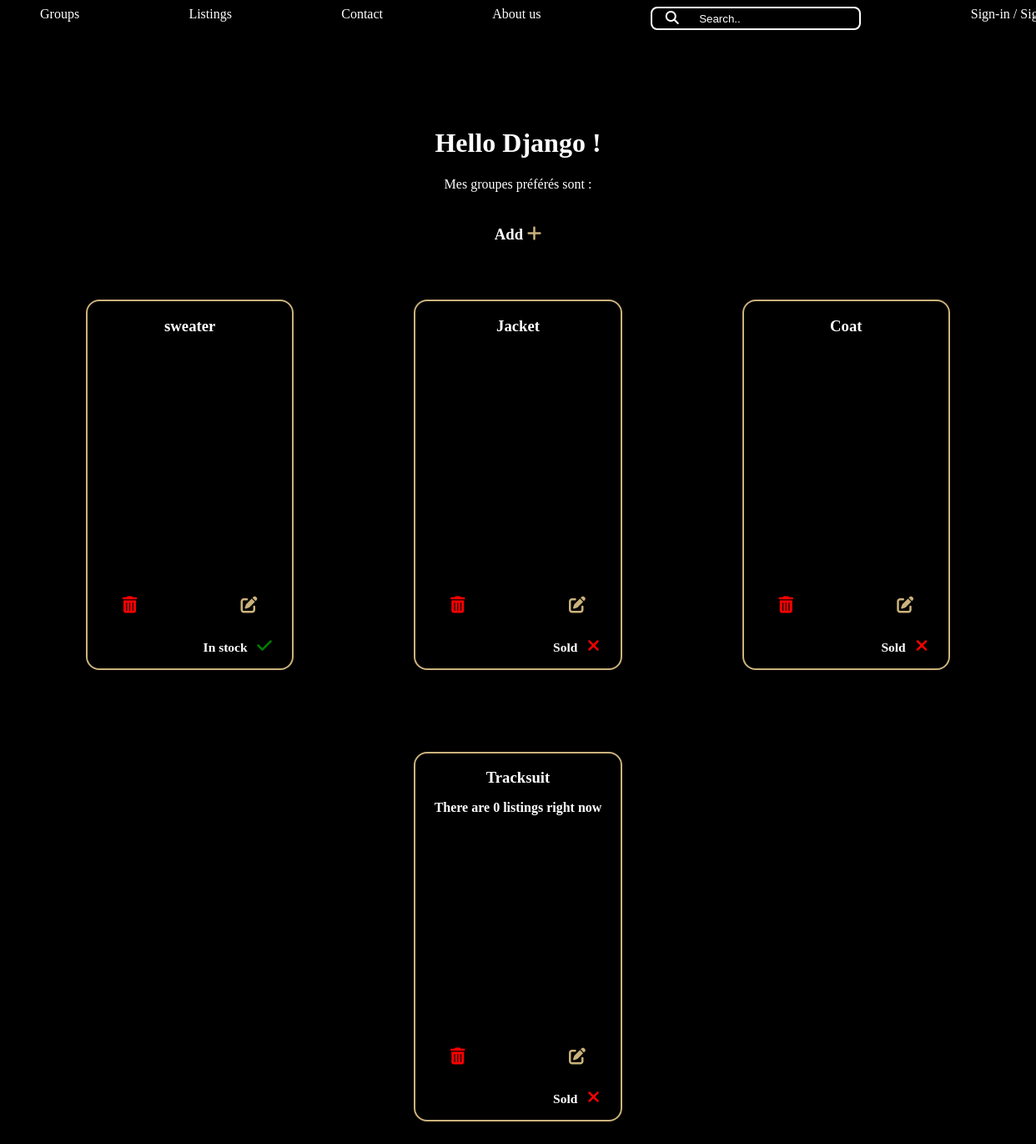
The page /listings on the database its author committed.
### listing/models.py (models this page shows)
class Listing(models.Model):
    band = models.ForeignKey(Band, null=True, on_delete=models.SET_NULL)
    class Type(models.TextChoices):
        RECORDS = 'R'
        CLOTHING = 'C'
        POSTERS = 'P'
        MISCELLANOUS = 'M'
    name = models.fields.CharField(max_length=100)
    description = models.fields.CharField(max_length=1000)
    sold = models.fields.BooleanField(default= False)
    year = models.fields.IntegerField(validators=[MinValueValidator(1900), MaxValueValidator(2022)], blank=True, null=True)
    type = models.fields.CharField(choices=Type.choices, max_length=10)

### listing/views.py (the view)
# urls.py: path('listings', views.listing_list, name='listing-list'),
def listing_list(request):
     listings = Listing.objects.all()
     return render(request,
                   'listings/listing_list.html',
                   {'listings' : listings})

### listing/templates/listings/listing_list.html (shortened to what this page needs)
{% extends 'main/base.html' %}
{% block content %}
        <h1 style="text-align:center"> Hello Django !</h1>
        <p style="text-align:center"> Mes groupes préférés sont :
        <h3 style="text-align:center; margin-top: 40px">
            <a href="{% url 'listing-create' %}"> Add <i class="fa-solid fa-plus medium-size-icon"></i> </a>
        </h3>
        <div class="parent">
            {% for listing in listings %}
                <div class="child">
                    <h3>
                    <a href ="{% url 'listing-detail' listing.id %}"> {{ listing.name }} </a>
                    <h3>
                    <h5>
                        <a href="{% url 'listing-update' listing.id %}"> <i class="fa-solid fa-pen-to-square gold edit medium-size-icon"></i> </a>
                    </h5>
                    <h5>
                        <i class="fa-solid fa-trash-can delete red medium-size-icon"></i>
                    <h5>
                    <div class="">
                        {% if listing.sold %}
                            <h3 class="active"> Sold &nbsp <i class="fa-solid fa-xmark red medium-size-icon"></i> </h3>
                        {% else %}
                            <h3 class="active"> In stock &nbsp <i class="fa-solid fa-check medium-size-icon"></i> </h3>
                        {% endif %}
                    </div>
                </div>
            {% endfor %}
        </div>
        </p>
        <h4> There are {{ listing|length }} listings right now </h4>
{% endblock %}

### listing/static/listings/styles.css (style rules this page uses)
:root { --primary-color:#cbb27c; --errors : red; margin-bottom:-40px; text-align:center; }
body { background-color:black; }
h1,h2,h3,h4,h5,p,a,li, label { color:white; }
.gold { color:var(--primary-color); }
.red { color:red; }
.fa-check { color:green; }
.fa-plus { color:var(--primary-color); }
.medium-size-icon { font-size:20px; }
.parent { display:flex; flex-wrap:wrap; width:100%; justify-content: space-evenly; height:80%; }
.child { border: 2px solid var(--primary-color); border-radius : 1em; margin:4%; flex: 0 0 20%; bottom:0px; text-align:center; height: 70%; position:relative; }
.active { position:absolute; bottom:0px; right:10%; }
.edit { position:absolute; bottom:15%; right: 17%; }
.delete { position:absolute; bottom:15%; left:17%; }
a:link { text-decoration: none; }

### listing/static/listings/form.css (style rules this page uses)
:root { --primary-color:#cbb27c; --errors : red; margin-bottom:-40px; text-align:center; --borderradius : 6px; }

### rows shown on the page
Listing: name "sweater", sold "In stock"
Listing: name "Jacket", sold "Sold"
Listing: name "Coat", sold "Sold"
Listing: name "Tracksuit", sold "Sold"

### other values the page prints
{{ listing|length }} "0"
